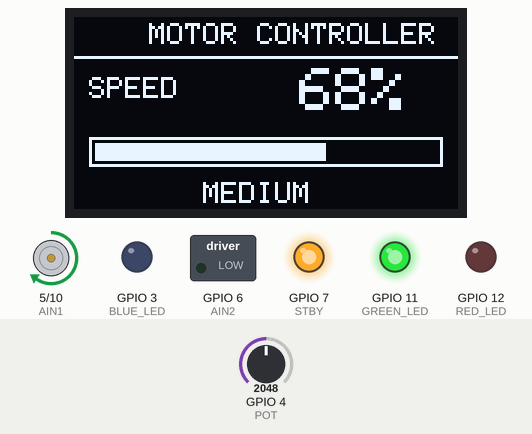
The sketch below on a simulated ESP32-S3. Shown: 128×64 one-colour display, direction and speed pins drawn as motors (green arrow = direction pin HIGH = forward, orange = LOW = backward, longer = more drive, stopped while the standby pin is LOW), switched loads named in the sketch (green lamp = pin HIGH), output pins drawn as LEDs (lit = HIGH). The test bench sets the inputs (shaded band); at power-on: GPIO 4 (POT) = 2048.

Above: at 2.7 s.
2.8 s: GPIO 4 (POT) set to 2866
At 3.3 s:
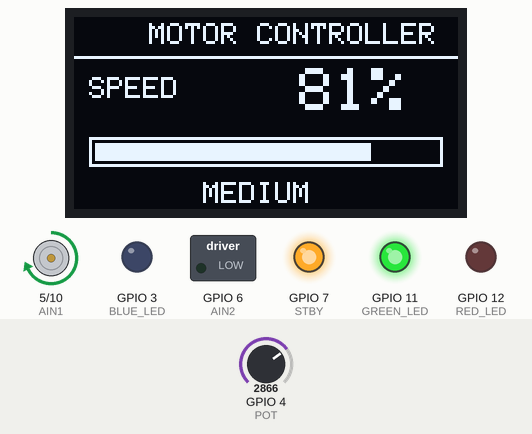
4.3 s: GPIO 4 (POT) set to 3402
At 4.8 s:
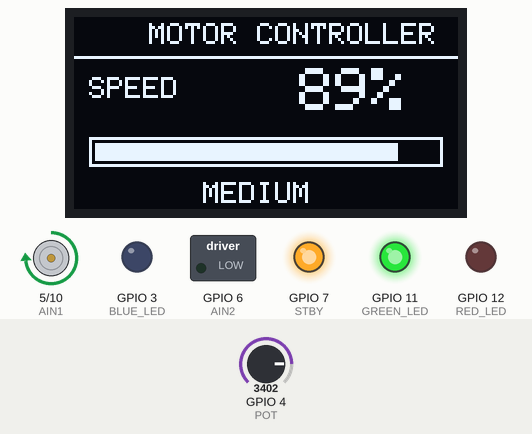
5.8 s: GPIO 4 (POT) set to 3490
At 6.3 s:
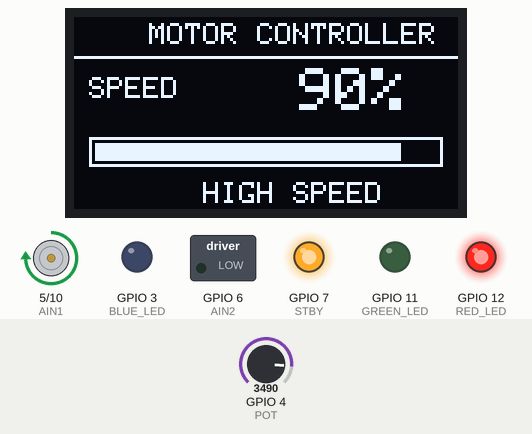
7.3 s: GPIO 4 (POT) set to 491
At 7.8 s:
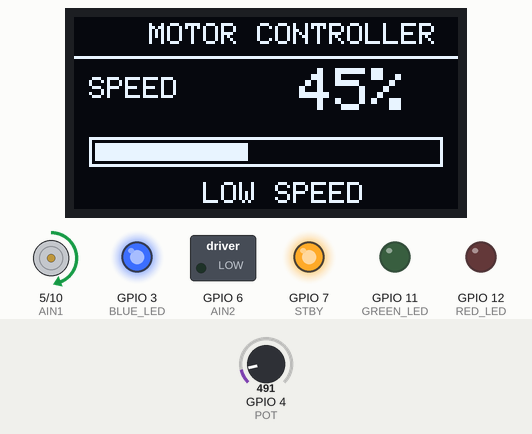
8.8 s: GPIO 4 (POT) set to 107
At 9.3 s:
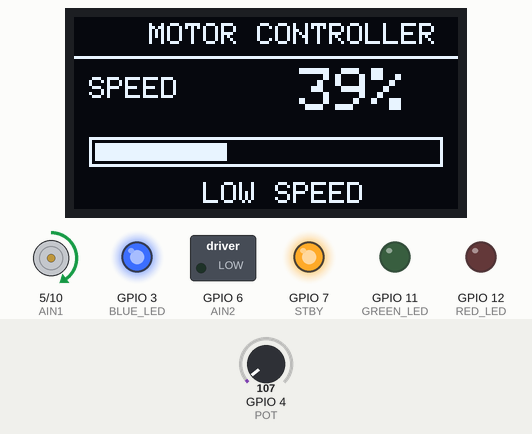
10.3 s: GPIO 4 (POT) set to 93
At 10.7 s:
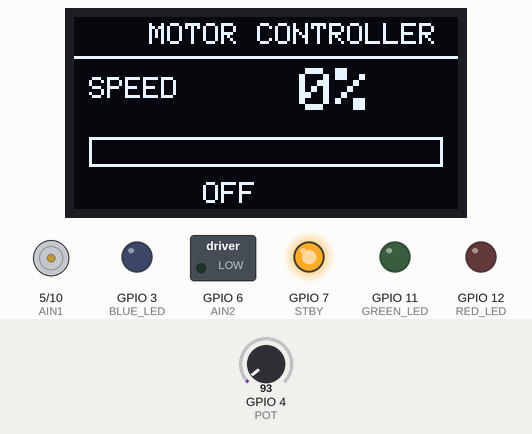
Timing chart, 0 to 12.8 s (numbered marks = the images above; inputs shaded):
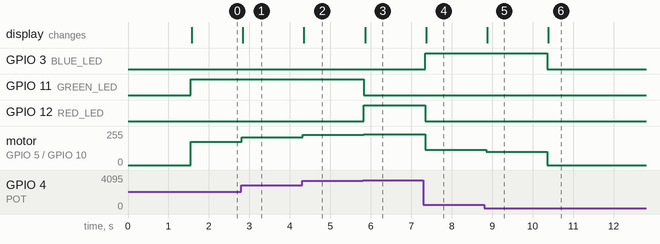

The sketch:

motor_controller.ino
```cpp
#include <Wire.h>
#include <Adafruit_GFX.h>
#include <Adafruit_SSD1306.h>

// ================= OLED =================
#define SCREEN_WIDTH 128
#define SCREEN_HEIGHT 64

#define OLED_SDA 8
#define OLED_SCL 9

Adafruit_SSD1306 display(SCREEN_WIDTH, SCREEN_HEIGHT, &Wire, -1);

// ================= POTENTIOMETER =================
#define POT 4

// ================= LEDs =================
#define BLUE_LED 3
#define GREEN_LED 11
#define RED_LED 12

// ================= TB6612FNG =================
#define PWMA 10
#define AIN1 5
#define AIN2 6
#define STBY 7

void setup() {

  // ---------- OLED ----------
  Wire.begin(OLED_SDA, OLED_SCL);

  if (!display.begin(SSD1306_SWITCHCAPVCC, 0x3C)) {
    while (1);
  }

  display.clearDisplay();
  display.setTextColor(SSD1306_WHITE);

  // ---------- Motor Driver ----------
  pinMode(PWMA, OUTPUT);
  pinMode(AIN1, OUTPUT);
  pinMode(AIN2, OUTPUT);
  pinMode(STBY, OUTPUT);

  digitalWrite(STBY, HIGH);
  digitalWrite(AIN1, HIGH);
  digitalWrite(AIN2, LOW);

  // ---------- LEDs ----------
  pinMode(BLUE_LED, OUTPUT);
  pinMode(GREEN_LED, OUTPUT);
  pinMode(RED_LED, OUTPUT);

  digitalWrite(BLUE_LED, LOW);
  digitalWrite(GREEN_LED, LOW);
  digitalWrite(RED_LED, LOW);

  // ---------- Startup Screen ----------
  display.clearDisplay();

  display.setTextSize(2);
  display.setCursor(15, 8);
  display.println("MOTOR");

  display.setCursor(25, 32);
  display.println("CTRL");

  display.display();

  delay(1500);
}

void loop() {

  // ================= READ POTENTIOMETER =================

  int potValue = analogRead(POT);

  // ================= PWM CALCULATION =================

  int pwmValue;

  // Motor OFF at minimum
  if (potValue < 100) {
    pwmValue = 0;
  }
  else {
    // Minimum useful motor PWM = 100
    // Maximum PWM = 255
    pwmValue = map(potValue, 100, 4095, 100, 255);
  }

  // Limit PWM
  pwmValue = constrain(pwmValue, 0, 255);

  // Send PWM to motor driver
  analogWrite(PWMA, pwmValue);

  // ================= SPEED PERCENTAGE =================

  int speedPercent = map(pwmValue, 0, 255, 0, 100);

  // ================= LED CONTROL =================

  // Turn all LEDs OFF first
  digitalWrite(BLUE_LED, LOW);
  digitalWrite(GREEN_LED, LOW);
  digitalWrite(RED_LED, LOW);

  if (speedPercent == 0) {

    // Motor OFF
    // All LEDs remain OFF
  }

  else if (speedPercent < 50) {

    // 1% - 49%
    digitalWrite(BLUE_LED, HIGH);
  }

  else if (speedPercent < 90) {

    // 50% - 89%
    digitalWrite(GREEN_LED, HIGH);
  }

  else {

    // 90% - 100%
    digitalWrite(RED_LED, HIGH);
  }

  // ================= OLED DISPLAY =================

  display.clearDisplay();

  // ----- Header -----
  display.setTextSize(1);
  display.setCursor(25, 2);
  display.println("MOTOR CONTROLLER");

  // Header line
  display.drawLine(0, 13, 127, 13, SSD1306_WHITE);

  // ----- SPEED -----

  display.setTextSize(1);
  display.setCursor(5, 20);
  display.println("SPEED");

  display.setTextSize(2);
  display.setCursor(75, 17);
  display.print(speedPercent);
  display.print("%");

  // ----- SPEED BAR -----

  display.drawRect(5, 40, 118, 10, SSD1306_WHITE);

  int barWidth = map(speedPercent, 0, 100, 0, 114);

  if (barWidth > 0) {
    display.fillRect(7, 42, barWidth, 6, SSD1306_WHITE);
  }

  // ----- STATUS -----

  display.setTextSize(1);
  display.setCursor(43, 55);

  if (speedPercent == 0) {
    display.print("OFF");
  }
  else if (speedPercent < 50) {
    display.print("LOW SPEED");
  }
  else if (speedPercent < 90) {
    display.print("MEDIUM");
  }
  else {
    display.print("HIGH SPEED");
  }

  display.display();

  delay(100);
}
```

Measured:
- the behaviour switches between 3450 and 3451 on GPIO 4 (POT) (found by bisection; images 2 and 3)
- the behaviour switches between 100 and 99 on GPIO 4 (POT) (found by bisection; images 5 and 6)
- after the input at 2.8 s, motor on GPIO 5 (AIN1) / GPIO 10 (PWMA): forward 175/255 → forward 207/255 at once; the display: changes at once (image 1)
- after the input at 4.3 s, motor on GPIO 5 (AIN1) / GPIO 10 (PWMA): forward 207/255 → forward 228/255 at once; the display: changes after 0.05 s (image 2)
- after the input at 5.8 s, GPIO 11 (GREEN_LED): HIGH → LOW at once; GPIO 12 (RED_LED): LOW → HIGH at once; motor on GPIO 5 (AIN1) / GPIO 10 (PWMA): forward 228/255 → forward 231/255 at once; the display: changes after 0.06 s (image 3)
- after the input at 7.3 s, GPIO 3 (BLUE_LED): LOW → HIGH at once; GPIO 12 (RED_LED): HIGH → LOW at once; motor on GPIO 5 (AIN1) / GPIO 10 (PWMA): forward 231/255 → forward 115/255 at once; the display: changes after 0.07 s (image 4)
- after the input at 8.8 s, motor on GPIO 5 (AIN1) / GPIO 10 (PWMA): forward 115/255 → forward 100/255 after 0.05 s; the display: changes after 0.08 s (image 5)
- after the input at 10.3 s, GPIO 3 (BLUE_LED): HIGH → LOW after 0.06 s; motor on GPIO 5 (AIN1) / GPIO 10 (PWMA): forward 100/255 → stopped after 0.06 s; the display: changes after 0.08 s (image 6)
